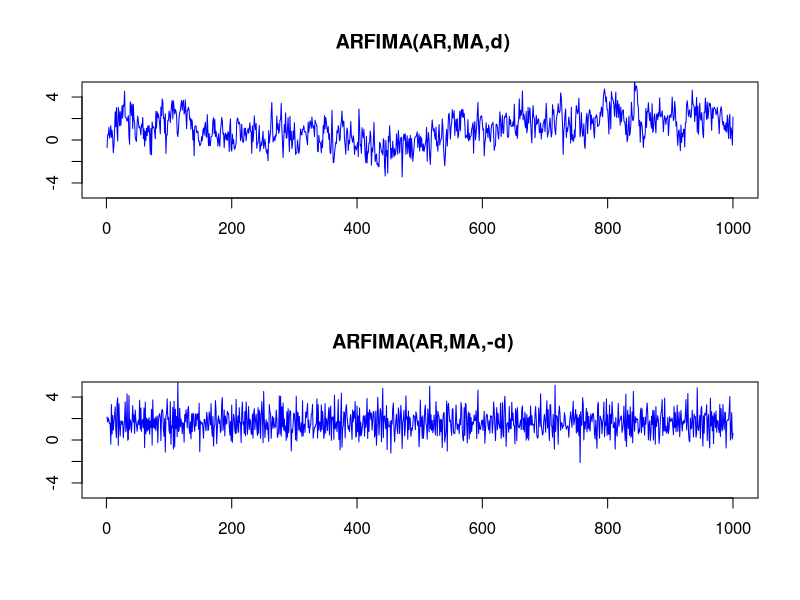

Write R code to recreate this figure.
# clear variables and close windows
rm(list = ls(all = TRUE))
graphics.off()

# install and load packages
libraries = c("fracdiff")
lapply(libraries, function(x) if (!(x %in% installed.packages())) {
    install.packages(x)
})
lapply(libraries, library, quietly = TRUE, character.only = TRUE)

# parameter settings
d  = 0.4     # long memory parameter (stationary long memory property) for 0&lt;d&lt;0.5
N  = 1000    # length
AR = 1       # AR polynomial coefficients, i.e. [1 0.4 0.2]
MA = 1       # MA polynomial coefficients, i.e. [-0.3 0.4 0.5]
d1 = d
d2 = -d

# Main computation
arfima1 = fracdiff.sim(N, AR, MA, d1)
arfima2 = fracdiff.sim(N, AR, MA, d2)

# Plot
par(mfrow = c(2, 1))
plot(arfima1$series, main = " ARFIMA(AR,MA,d)", type = "l", col = "blue", xlab = "", ylab = "", ylim = c(-5, 
    5), cex.lab = 1.4)
plot(arfima2$series, main = " ARFIMA(AR,MA,-d)", type = "l", col = "blue", xlab = "", ylab = "", ylim = c(-5, 
    5), cex.lab = 1.4)
